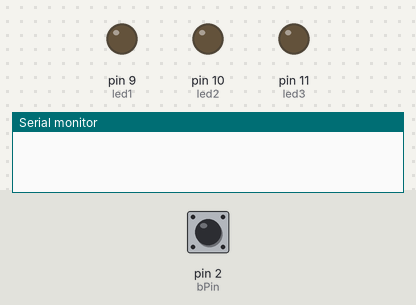
A sketch run on a simulated Arduino Uno, built with avr-gcc and run on an emulated ATmega328P. Shown: output pins drawn as LEDs (lit = HIGH), the last lines printed to the serial monitor. The inputs (shaded band) are chosen by the test bench; at power-on: pin 2 (bPin) LOW.

Above: at 1.2 s.
1.3 s: pin 2 (bPin) driven HIGH
At 4.1 s:
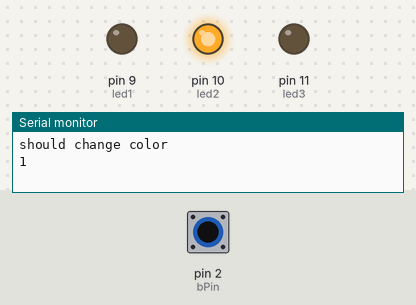
4.3 s: pin 2 (bPin) pulsed LOW 2 times (0.12 s each, 0.3 s apart)
At 6.2 s:
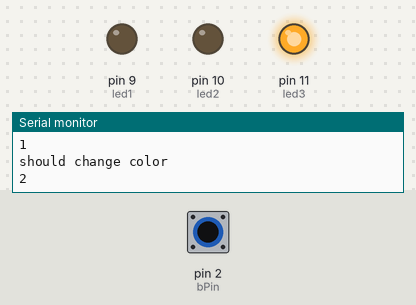
6.9 s: pin 2 (bPin) pulsed LOW 5 times (0.12 s each, 0.3 s apart)
At 7.19 s:
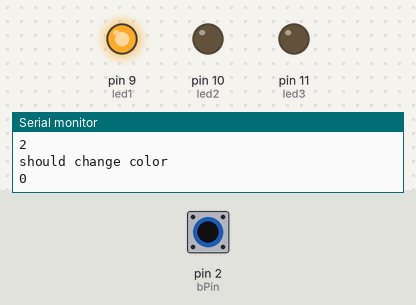
Timing chart, 0 to 10.9 s (numbered marks = the images above; inputs shaded):
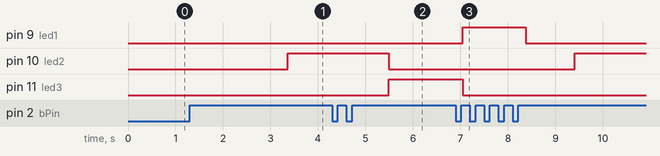

Measured:
- after the input at 1.3 s, pin 10 (led2): LOW → HIGH after 2.1 s
- after the input at 4.3 s, pin 10 (led2): HIGH → LOW after 1.2 s; pin 11 (led3): LOW → HIGH after 1.2 s
- after the input at 6.9 s, pin 9 (led1): LOW → HIGH after 0.15 s, → LOW 1.3 s later; pin 10 (led2): LOW → HIGH after 2.5 s; pin 11 (led3): HIGH → LOW after 0.15 s

The sketch:

led.ino
```cpp
int prevState = 0;
int bState = 0;
int ledState = 0;
int bPin = 2;
int led1 = 9;
int led2 = 10;
int led3 = 11;

void setup() {
  // put your setup code here, to run once:
  pinMode(led1,OUTPUT);
  pinMode(led2,OUTPUT);
  pinMode(led3,OUTPUT);
  pinMode(bPin, INPUT);
  Serial.begin(9600);
}

void setColor(int red,int green,int blue)
{
  analogWrite(led1,red);
  analogWrite(led2,green);
  analogWrite(led3,blue);
}

void changeColor(){
   ledState++;
   int i,j;
   int cIndex = ledState % 3;
   Serial.println(cIndex);
   switch (cIndex) {
      case 0:
         setColor(255,0,0);
      break;
      case 1:
         //先暗后明
         for(i=255;i>=0;i--){
           setColor(i,0,0);
           delay(4);
         }
         for(i=0;i<256;i++){
           setColor(0,i,0);
           delay(4);
         }
      break;
      case 2:
         //渐变
         for(i=0;i<256;i++){
           setColor(0,255-i,i);
           delay(4);
         }
      break;
   }
}

void loop() {
  bState = digitalRead(bPin);
  if(bState != prevState && bState == HIGH){
     Serial.println("should change color");
     changeColor();
  }
  prevState = bState;
  delay(50);
}
```
